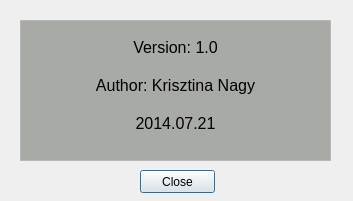
<?xml version="1.0" encoding="UTF-8"?>
<ui version="4.0">
 <class>Dialog</class>
 <widget class="QDialog" name="Dialog">
  <property name="geometry">
   <rect>
    <x>0</x>
    <y>0</y>
    <width>353</width>
    <height>201</height>
   </rect>
  </property>
  <property name="windowTitle">
   <string>Dialog</string>
  </property>
  <widget class="QTextBrowser" name="textBrowser">
   <property name="geometry">
    <rect>
     <x>20</x>
     <y>20</y>
     <width>311</width>
     <height>141</height>
    </rect>
   </property>
   <property name="palette">
    <palette>
     <active>
      <colorrole role="Base">
       <brush brushstyle="SolidPattern">
        <color alpha="255">
         <red>168</red>
         <green>170</green>
         <blue>165</blue>
        </color>
       </brush>
      </colorrole>
     </active>
     <inactive>
      <colorrole role="Base">
       <brush brushstyle="SolidPattern">
        <color alpha="255">
         <red>168</red>
         <green>170</green>
         <blue>165</blue>
        </color>
       </brush>
      </colorrole>
     </inactive>
     <disabled>
      <colorrole role="Base">
       <brush brushstyle="SolidPattern">
        <color alpha="255">
         <red>240</red>
         <green>240</green>
         <blue>240</blue>
        </color>
       </brush>
      </colorrole>
     </disabled>
    </palette>
   </property>
   <property name="font">
    <font>
     <kerning>true</kerning>
    </font>
   </property>
   <property name="cursor" stdset="0">
    <cursorShape>PointingHandCursor</cursorShape>
   </property>
   <property name="mouseTracking">
    <bool>false</bool>
   </property>
   <property name="frameShadow">
    <enum>QFrame::Sunken</enum>
   </property>
   <property name="lineWidth">
    <number>0</number>
   </property>
   <property name="html">
    <string>&lt;!DOCTYPE HTML PUBLIC &quot;-//W3C//DTD HTML 4.0//EN&quot; &quot;http://www.w3.org/TR/REC-html40/strict.dtd&quot;&gt;
&lt;html&gt;&lt;head&gt;&lt;meta name=&quot;qrichtext&quot; content=&quot;1&quot; /&gt;&lt;style type=&quot;text/css&quot;&gt;
p, li { white-space: pre-wrap; }
&lt;/style&gt;&lt;/head&gt;&lt;body style=&quot; font-family:'MS Shell Dlg 2'; font-size:8.25pt; font-weight:400; font-style:normal;&quot;&gt;
&lt;p align=&quot;center&quot; style=&quot;-qt-paragraph-type:empty; margin-top:0px; margin-bottom:0px; margin-left:0px; margin-right:0px; -qt-block-indent:0; text-indent:0px; font-size:8pt;&quot;&gt;&lt;/p&gt;
&lt;p align=&quot;center&quot; style=&quot; margin-top:0px; margin-bottom:0px; margin-left:0px; margin-right:0px; -qt-block-indent:0; text-indent:0px;&quot;&gt;&lt;span style=&quot; font-size:12pt;&quot;&gt;Version: 1.0&lt;/span&gt;&lt;/p&gt;
&lt;p align=&quot;center&quot; style=&quot;-qt-paragraph-type:empty; margin-top:0px; margin-bottom:0px; margin-left:0px; margin-right:0px; -qt-block-indent:0; text-indent:0px; font-size:12pt;&quot;&gt;&lt;/p&gt;
&lt;p align=&quot;center&quot; style=&quot; margin-top:0px; margin-bottom:0px; margin-left:0px; margin-right:0px; -qt-block-indent:0; text-indent:0px;&quot;&gt;&lt;span style=&quot; font-size:12pt;&quot;&gt;Author: Krisztina Nagy&lt;/span&gt;&lt;/p&gt;
&lt;p align=&quot;center&quot; style=&quot;-qt-paragraph-type:empty; margin-top:0px; margin-bottom:0px; margin-left:0px; margin-right:0px; -qt-block-indent:0; text-indent:0px; font-size:12pt;&quot;&gt;&lt;/p&gt;
&lt;p align=&quot;center&quot; style=&quot; margin-top:0px; margin-bottom:0px; margin-left:0px; margin-right:0px; -qt-block-indent:0; text-indent:0px;&quot;&gt;&lt;span style=&quot; font-size:12pt;&quot;&gt;2014.07.21&lt;/span&gt;&lt;/p&gt;&lt;/body&gt;&lt;/html&gt;</string>
   </property>
  </widget>
  <widget class="QPushButton" name="pushButton">
   <property name="geometry">
    <rect>
     <x>140</x>
     <y>170</y>
     <width>75</width>
     <height>23</height>
    </rect>
   </property>
   <property name="text">
    <string>Close</string>
   </property>
  </widget>
 </widget>
 <resources/>
 <connections/>
</ui>
